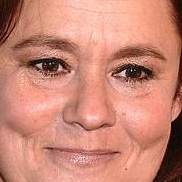
#> input picture OpenCV/FaceRecognition_Flask/2_Train_FaceRecognition/data/crop_data/female/female_1.jpg, 182 x 182 px; its folder holds only this picture in this run
$ jupyter execute 02_FRM_data_prepocessing_EDA.ipynb   (shell and % lines are left out)
#> lines starting #> are read from the running program, lines starting #| are printed output that depends on the picture
## Exploratory Data Analysis
1. Destribution of Make and Female
   - Bar Chart
   - Pie Chart
2. What destribution of size of all images?
   - Histogram
   - Box Plot
   - Split by 'Gender'
3. Make the decision of width and height to resize using above chart
4. Remove the images that have inapropriate size

[cell 1]
import numpy as np
import pandas as pd
import matplotlib.pyplot as plt
import seaborn as sns
import cv2
from glob import glob

[cell 2]
# Extract path of male and female in crop_data folder and pu them into the list
fpath = glob('./data/crop_data/female/*.jpg')
mpath = glob('./data/crop_data/male/*.jpg')

[cell 3]
df_fmale = pd.DataFrame(fpath, columns=['filepath'])
df_fmale['gender'] = 'female'

df_male = pd.DataFrame(mpath, columns=['filepath'])
df_male['gender'] = 'male'

df = pd.concat((df_fmale, df_male), axis=0)

df.head()

[cell 4]
df.tail()

[cell 5]
df.shape

[cell 6]
# Take an image path and return width of image
def get_size(path):
#> called with path = './data/crop_data/female/female_1.jpg'
    img = cv2.imread(path)
#> img is the input picture: shape (182, 182, 3); mean B, G, R 117.9, 135.3, 201.9
    return img.shape[0]

[cell 7]
df['dimension'] = df['filepath'].apply(get_size) #store deminsion of image in this column

[cell 8]
df.head()

[cell 9]
dist_gender = df['gender'].value_counts()
print(dist_gender)

[cell 10]
fig,ax = plt.subplots(nrows=1, ncols=2)
fig.set_size_inches(10, 4)
fig.suptitle("Gender Distribution")
fig.tight_layout()
dist_gender.plot(kind='bar', ax=ax[0])
dist_gender.plot(kind='pie', ax=ax[1], autopct='%0.0f%%')
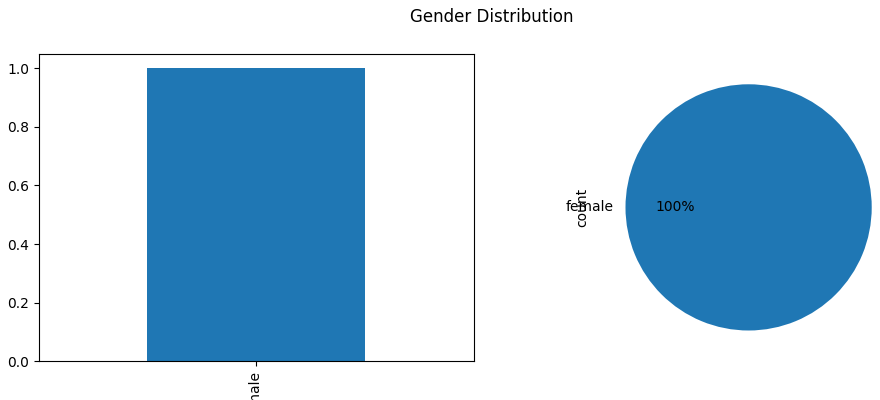
#> figure drawn by matplotlib, 2 panels

What destribution of size of all images?
Histogram
Box Plot
Split by 'Gender'

[cell 11]
plt.figure(figsize=(12,6))
plt.subplot(2,1,1)
sns.histplot(df['dimension'])

plt.subplot(2,1,2)
sns.boxplot(df['dimension'])

plt.show()
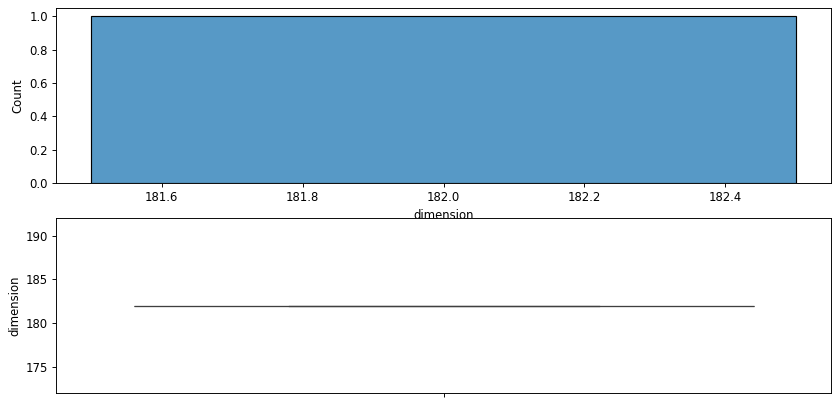
#> figure drawn by matplotlib, 2 panels

[cell 12]
sns.catplot(data=df, x='gender', y='dimension', kind='box')
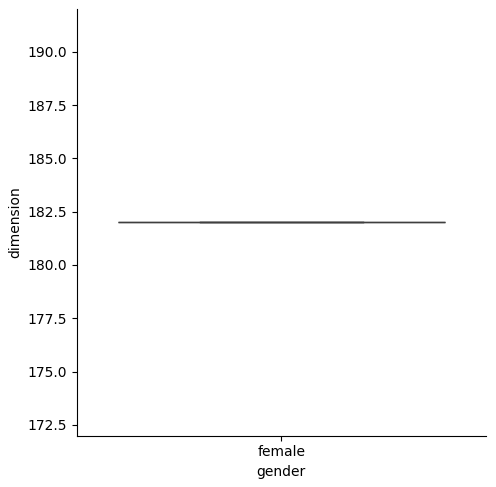
#> figure drawn by matplotlib, 1 panel

**Resize all images 100 X 100

[cell 13]
df_filter = df.query('dimension > 60')

[cell 14]
df_filter.shape

[cell 15]
df_filter['gender'].value_counts(normalize=True)

### Structure images
 - 100 x 100

[cell 16]
def structuring(path):
#> called with path = './data/crop_data/female/female_1.jpg'
    try:
        #read image
        img = cv2.imread(path)

        # convert into grayscale
        gray = cv2.cvtColor(img, cv2.COLOR_BGR2GRAY)
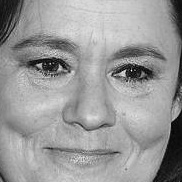
#> gray: shape (182, 182); min 1, max 254, mean 153.3

        #resize the imahge 100x100
        size = gray.shape[0]
#> size = 182
        if size >= 100:
            gray_resize = cv2.resize(gray, (100, 100), cv2.INTER_AREA)
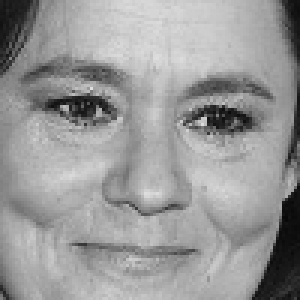
#> gray_resize: shape (100, 100) (shown 3 times larger); min 8, max 222, mean 153.2
        else:
            gray_resize = cv2.resize(gray, (100, 100), cv2.INTER_CUBIC)


        #Flatten image
        flatten_image = gray_resize.flatten()
#> flatten_image = 10000 values, max 222 at index 1952, min 8 at index 7295, mean 153.2

        return flatten_image
    except:
        return None

$ run again, on OpenCV/FaceRecognition_Flask/2_Train_FaceRecognition/data/crop_data/female/female_1111.jpg
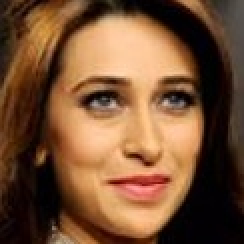
#> input picture OpenCV/FaceRecognition_Flask/2_Train_FaceRecognition/data/crop_data/female/female_1111.jpg, 122 x 122 px (shown 2 times larger)
#> in get_size, img is the input picture: shape (122, 122, 3); mean B, G, R 52.8, 80.7, 118.5
#> `[cell 12] sns.catplot(data=df, x='gender', y='dimension', kind='box')`:
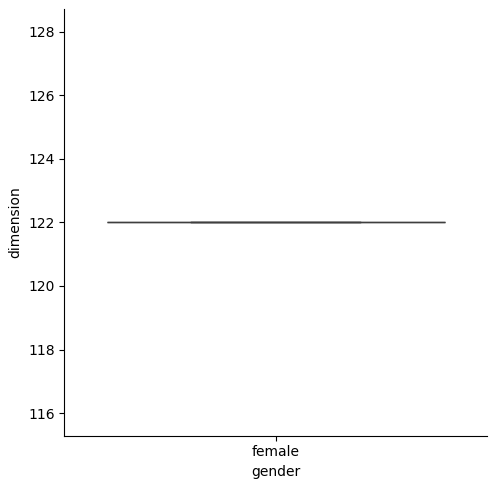
#> figure drawn by matplotlib, 1 panel
#> in structuring, `gray_resize = cv2.resize(gray, (100, 100), cv2.INTER_AREA)`:
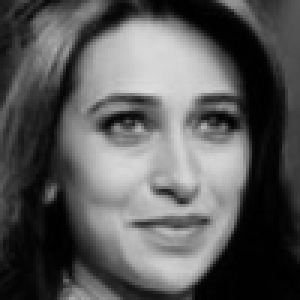
#> gray_resize: shape (100, 100) (shown 3 times larger); min 0, max 221, mean 88.8
#> flatten_image = 10000 values, max 221 at index 3049, min 0 at index 368, mean 88.75

$ run again, on OpenCV/FaceRecognition_Flask/2_Train_FaceRecognition/data/crop_data/female/female_122.jpg
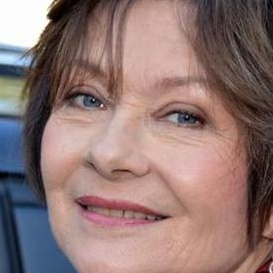
#> input picture OpenCV/FaceRecognition_Flask/2_Train_FaceRecognition/data/crop_data/female/female_122.jpg, 273 x 273 px
#> in get_size, img is the input picture: shape (273, 273, 3); mean B, G, R 114.8, 117.8, 143.5
#> `[cell 12] sns.catplot(data=df, x='gender', y='dimension', kind='box')`:
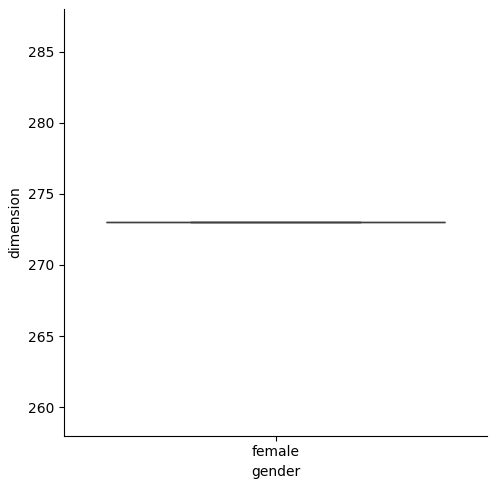
#> figure drawn by matplotlib, 1 panel
#> in structuring, `gray_resize = cv2.resize(gray, (100, 100), cv2.INTER_AREA)`:
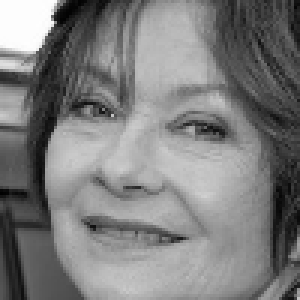
#> gray_resize: shape (100, 100) (shown 3 times larger); min 1, max 254, mean 125
#> flatten_image = 10000 values, max 254 at index 214, min 1 at index 6400, mean 125

$ run again, on OpenCV/FaceRecognition_Flask/2_Train_FaceRecognition/data/crop_data/female/female_1312.jpg
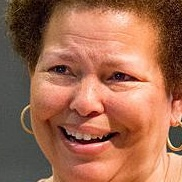
#> input picture OpenCV/FaceRecognition_Flask/2_Train_FaceRecognition/data/crop_data/female/female_1312.jpg, 182 x 182 px
#> in get_size, img is the input picture: shape (182, 182, 3); mean B, G, R 80, 105.2, 160.8
#> in structuring, `gray = cv2.cvtColor(img, cv2.COLOR_BGR2GRAY)`:
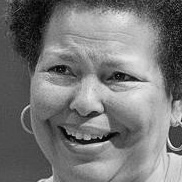
#> gray: shape (182, 182); min 1, max 242, mean 119
#> in structuring, `gray_resize = cv2.resize(gray, (100, 100), cv2.INTER_AREA)`:
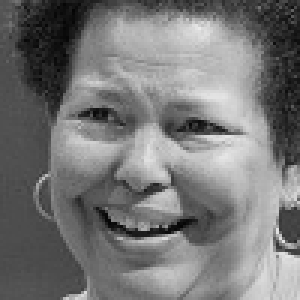
#> gray_resize: shape (100, 100) (shown 3 times larger); min 4, max 235, mean 118.9
#> flatten_image = 10000 values, max 235 at index 966, min 4 at index 324, mean 118.9
